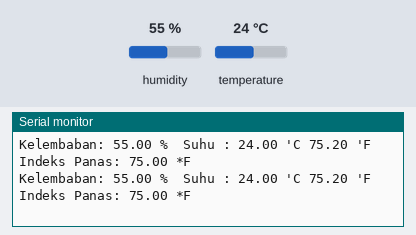
Simulated run of this sketch. Board: Arduino Uno, built with avr-gcc and run on an emulated ATmega328P. Shown: the last lines printed to the serial monitor. Inputs (shaded band) come from the test bench; at power-on: humidity 55 %, temperature 24 °C.

Above: at 5.3 s.
5.4 s: humidity set to 22 %
At 7.9 s:
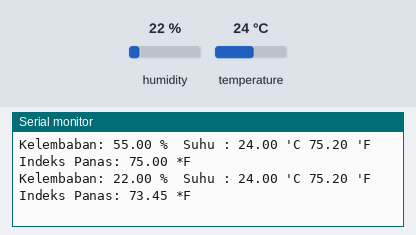
9.6 s: temperature set to 12 °C
At 11.4 s:
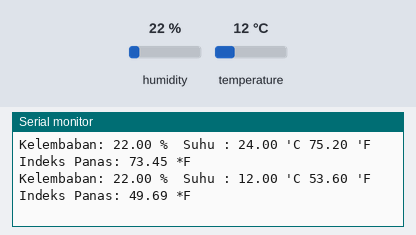
13.8 s: humidity set to 40 %
At 13.8 s:
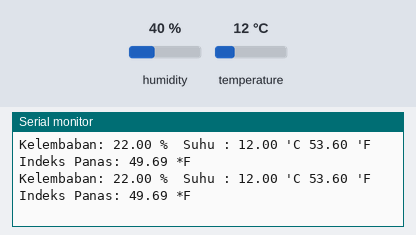
Timing chart, 0 to 16.8 s (numbered marks = the images above; inputs shaded):
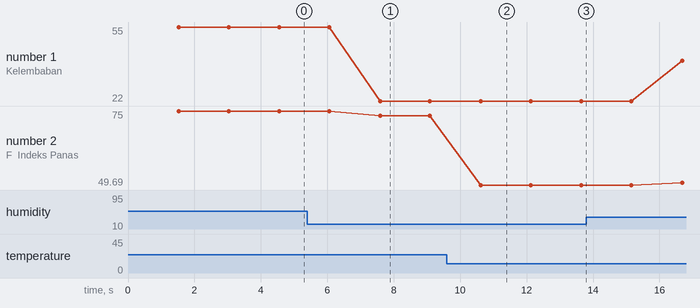

Measured:
- after the input at 5.4 s, the serial monitor: prints a new line after 2.2 s (image 1)
- after the input at 9.6 s, the serial monitor: prints a new line after 1.0 s (image 2)
- plotted number 1: 55 → 22 after the input at 5.4 s, 22 → 40 after the input at 13.8 s
- plotted number 2: 75 → 73.45 after the input at 5.4 s, 73.45 → 49.69 after the input at 9.6 s, 49.69 → 50.54 after the input at 13.8 s

The sketch:

sensor_dht11_test.ino
```cpp
#include "DHT.h" //library sensor yang telah diimportkan

#define DHTPIN A2     //Pin apa yang digunakan

#define DHTTYPE DHT11   // DHT 11

DHT dht(DHTPIN, DHTTYPE);

void setup() {
  Serial.begin(9600); //baud komunikasi serial
  Serial.println("Pengujian DHT11!"); //penulisan di serial monitor
  dht.begin(); //prosedur memulai pembacaan module sensor
}

void loop() {
  delay(1500);  //menunggu beberapa detik untuk pembacaan

  //pembacaan sensor membutuhkan waktu 250ms

  //Pembacaan untuk data kelembaban
  float humidity_1 = dht.readHumidity();
  //Pembacaan dalam format celcius (c)
  float celcius_1 = dht.readTemperature();
  //pembacaan dalam format Fahrenheit
  float fahrenheit_1 = dht.readTemperature(true);

  //mengecek pembacaan apakah terjadi kegagalan atau tidak
  if (isnan(humidity_1) || isnan(celcius_1) || isnan(fahrenheit_1)) {
    Serial.println("Pembacaan data dari module sensor gagal!");
    return;
  }

  float htof = dht.computeHeatIndex(fahrenheit_1, humidity_1);
  //Prosedur pembacaaan data indeks panas dalam bentuk fahreheit
  float htoc = dht.computeHeatIndex(celcius_1, humidity_1, false);
 //Prosedur pembacaaan data indeks panas dalam bentuk celcius

  //pembacaan nilai pembacaan data kelembaban
  Serial.print("Kelembaban: ");
  Serial.print(humidity_1);
  Serial.print(" %\t");

  //pembacaan nilai pembacaan data suhu
  Serial.print("Suhu : ");
  Serial.print(celcius_1); //format derajat celcius
  Serial.print(" 'C ");
  Serial.print(fahrenheit_1); //format derajat fahrenheit
  Serial.print(" 'F\t");

  Serial.print("Indeks Panas: ");
  Serial.print(htof);
  Serial.println(" *F");
}
```
